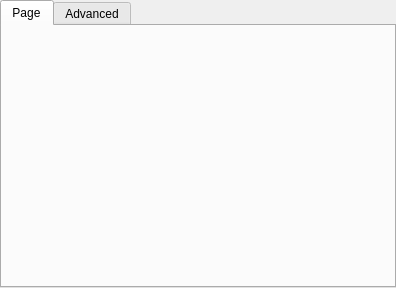
<?xml version="1.0" encoding="UTF-8"?>
<ui version="4.0">
 <class>QPrintPropertiesWidget</class>
 <widget class="QWidget" name="QPrintPropertiesWidget">
  <property name="geometry">
   <rect>
    <x>0</x>
    <y>0</y>
    <width>396</width>
    <height>288</height>
   </rect>
  </property>
  <property name="windowTitle">
   <string>Form</string>
  </property>
  <layout class="QVBoxLayout" name="verticalLayout_4">
   <property name="margin" stdset="0">
    <number>0</number>
   </property>
   <item>
    <widget class="QTabWidget" name="tabs">
     <property name="currentIndex">
      <number>0</number>
     </property>
     <widget class="QWidget" name="tabPage">
      <attribute name="title">
       <string>Page</string>
      </attribute>
      <layout class="QHBoxLayout" name="horizontalLayout">
       <item>
        <widget class="QPageSetupWidget" name="pageSetup" native="true"/>
       </item>
      </layout>
     </widget>
     <widget class="QWidget" name="cupsPropertiesPage">
      <attribute name="title">
       <string>Advanced</string>
      </attribute>
      <layout class="QHBoxLayout" name="horizontalLayout_2">
       <item>
        <widget class="QTreeView" name="treeView">
         <property name="alternatingRowColors">
          <bool>true</bool>
         </property>
        </widget>
       </item>
      </layout>
     </widget>
    </widget>
   </item>
  </layout>
 </widget>
 <customwidgets>
  <customwidget>
   <class>QPageSetupWidget</class>
   <extends>QWidget</extends>
   <header>qpagesetupdialog_unix_p.h</header>
   <container>1</container>
  </customwidget>
 </customwidgets>
 <resources/>
 <connections/>
</ui>
